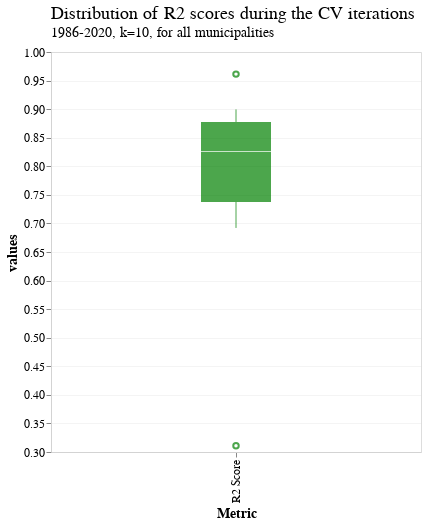

The cell this chart's notebook holds for it:
### Code cell
r2_boxplot = alt.Chart(
    metrics_df.query("metric == 'R2 Score'")
).mark_boxplot(size=70, extent=0.5, opacity=0.7, color="green").encode(
    x=alt.X('metric:O', axis=alt.Axis(title="Metric")),
    y=alt.Y('values:Q',scale=alt.Scale(zero=False)),
    
).configure_axis(
    labelFontSize=12,
    titleFontSize=14
)

final_chart = r2_boxplot.properties(
    width=370,
    height=400,
    title=science_theme_title(
        text="Distribution of R2 scores during the CV iterations", 
        subtitle="1986-2020, k=10, for all municipalities"
    )
)

final_chart

### Figure 1 — Vega-Lite specification as saved in the notebook (floating-point values rounded to 4 significant figures)
{"config": {"view": {"width": 533.3, "height": 300.0, "fill": "white"}, "title": {"align": "left", "anchor": "start", "frame": "group", "font": "Helvetica Neue", "fontSize": 18, "dy": -2, "subtitleFont": "Helvetica Neue", "subtitleFontSize": 14, "fontWeight": "normal"}, "axis": {"domainColor": "lightGrey", "gridColor": "lightGrey", "gridWidth": 0.25, "titleFont": "Helvetica Neue", "titleFontSize": 14, "labelFont": "Helvetica Neue", "labelFontSize": 12}, "legend": {"layout": {"anchor": "start"}, "labelLimit": 0, "titleFontSize": 14, "titleFont": "Helvetica Neue", "labelFontSize": 14, "labelFont": "Helvetica Neue"}, "header": {"title": null, "titleFont": "Helvetica Neue", "labelFont": "Helvetica Neue", "labelFontSize": 14, "labelPadding": 2}, "range": {"category": ["#0C66B5", "#BA1D32", "#0F8E40", "#E56F20", "#862BAF", "#626D69", "#ED5087", "#3DB9E2", "#51DB63", "#E26868", "#FFB270", "#B37CEA", "#A8A1A4", "#FF87CD"]}}, "data": {"name": "data-70a631144311b6437f87aa2d71acbe77"}, "mark": {"type": "boxplot", "color": "green", "extent": 0.5, "opacity": 0.7, "size": 70}, "encoding": {"x": {"axis": {"title": "Metric"}, "field": "metric", "type": "ordinal"}, "y": {"field": "values", "scale": {"zero": false}, "type": "quantitative"}}, "height": 400, "title": {"align": "left", "anchor": "start", "frame": "group", "font": "Helvetica Neue", "fontSize": 18, "dy": -2, "subtitleFont": "Helvetica Neue", "subtitleFontSize": 14, "fontWeight": "normal", "text": "Distribution of R2 scores during the CV iterations", "subtitle": "1986-2020, k=10, for all municipalities"}, "width": 370, "$schema": "https://vega.github.io/schema/vega-lite/v4.17.0.json", "datasets": {"data-70a631144311b6437f87aa2d71acbe77": [{"metric": "R2 Score", "values": 0.6921}, {"metric": "R2 Score", "values": 0.8368}, {"metric": "R2 Score", "values": 0.8038}, {"metric": "R2 Score", "values": 0.8445}, {"metric": "R2 Score", "values": 0.8996}, {"metric": "R2 Score", "values": 0.815}, {"metric": "R2 Score", "values": 0.7155}, {"metric": "R2 Score", "values": 0.9613}, {"metric": "R2 Score", "values": 0.8886}, {"metric": "R2 Score", "values": 0.3108}]}}
